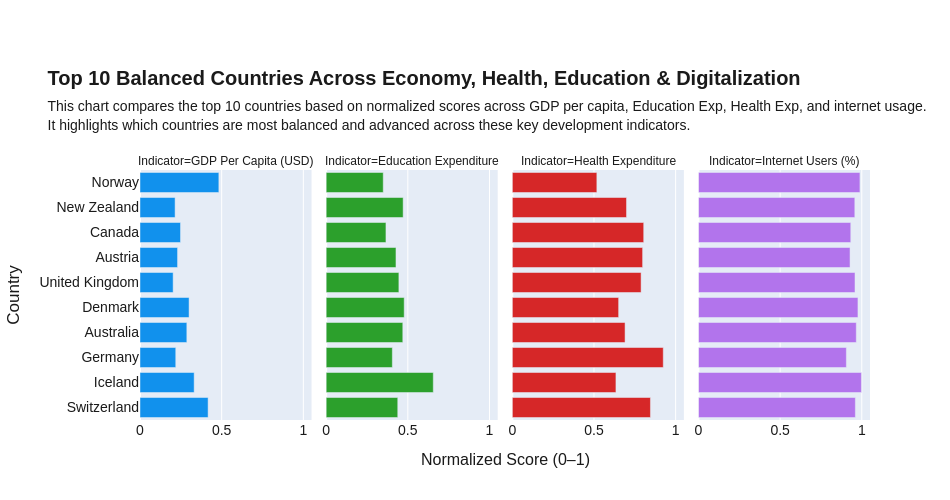

Source (notebook cell):
### Code cell
# Facet bar chart
fig = px.bar(
    top10,
    x='Normalized Score',
    y='Country',
    facet_col='Indicator',
    orientation='h',
    color='Indicator',
    color_discrete_sequence=["#1191ed", "#2ca02c", "#d62728", "#b274ec"],
    title='<b>Top 10 Balanced Countries Across Economy, Health, Education & Digitalization',
    subtitle = 'This chart compares the top 10 countries based on normalized scores across GDP per capita, Education Exp, Health Exp, and internet usage.<br>It highlights which countries are most balanced and advanced across these key development indicators.',
    width=950,
    height=500
)

# Layout adjustments
fig.update_layout(
    title_font_family="Helvetica",
    title_font_size=20,
    title_subtitle_font_size = 14,
    font=dict(family='Helvetica', size=14, color="#1A1A1A"),
    showlegend=False,
    margin={'t':170}
)

# Update all annotation labels (font size and color)
fig.for_each_annotation(lambda a: a.update(font=dict(size=12, color="#1A1A1A")))
# Remove all individual x-axis label and use a single clean label for the entire figure
fig.for_each_xaxis(lambda x: x.update(title_text=None))

# y-axis label
fig.update_layout(yaxis_title="Country")

# X-axis label styling
fig.add_annotation(
    text="Normalized Score (0–1)",
    xref="paper",
    yref="paper",
    x=0.5,
    y=-0.20,
    showarrow=False,
    font=dict(size=16, color="#1A1A1A", family="Helvetica")
)
fig.show()

### Figure 1 — Plotly figure (JSON) as saved in the notebook; plotly's stock layout.template omitted (floating-point values rounded to 4 significant figures)
{"data": [{"hovertemplate": "Indicator=GDP Per Capita (USD)<br>Normalized Score=%{x}<br>Country=%{y}<extra></extra>", "legendgroup": "GDP Per Capita (USD)", "marker": {"color": "#1191ed", "pattern": {"shape": ""}}, "name": "GDP Per Capita (USD)", "orientation": "h", "showlegend": true, "textposition": "auto", "type": "bar", "x": [0.4169, 0.3316, 0.2189, 0.2867, 0.3004, 0.2029, 0.23, 0.248, 0.2148, 0.4828], "xaxis": "x", "y": ["Switzerland", "Iceland", "Germany", "Australia", "Denmark", "United Kingdom", "Austria", "Canada", "New Zealand", "Norway"], "yaxis": "y"}, {"hovertemplate": "Indicator=Education Expenditure<br>Normalized Score=%{x}<br>Country=%{y}<extra></extra>", "legendgroup": "Education Expenditure", "marker": {"color": "#2ca02c", "pattern": {"shape": ""}}, "name": "Education Expenditure", "orientation": "h", "showlegend": true, "textposition": "auto", "type": "bar", "x": [0.4384, 0.6558, 0.4052, 0.4692, 0.4778, 0.4453, 0.4274, 0.3661, 0.4714, 0.3495], "xaxis": "x2", "y": ["Switzerland", "Iceland", "Germany", "Australia", "Denmark", "United Kingdom", "Austria", "Canada", "New Zealand", "Norway"], "yaxis": "y2"}, {"hovertemplate": "Indicator=Health Expenditure<br>Normalized Score=%{x}<br>Country=%{y}<extra></extra>", "legendgroup": "Health Expenditure", "marker": {"color": "#d62728", "pattern": {"shape": ""}}, "name": "Health Expenditure", "orientation": "h", "showlegend": true, "textposition": "auto", "type": "bar", "x": [0.8457, 0.6344, 0.9242, 0.6904, 0.651, 0.7885, 0.7978, 0.8045, 0.6992, 0.5176], "xaxis": "x3", "y": ["Switzerland", "Iceland", "Germany", "Australia", "Denmark", "United Kingdom", "Austria", "Canada", "New Zealand", "Norway"], "yaxis": "y3"}, {"hovertemplate": "Indicator=Internet Users (%)<br>Normalized Score=%{x}<br>Country=%{y}<extra></extra>", "legendgroup": "Internet Users (%)", "marker": {"color": "#b274ec", "pattern": {"shape": ""}}, "name": "Internet Users (%)", "orientation": "h", "showlegend": true, "textposition": "auto", "type": "bar", "x": [0.9607, 0.9978, 0.9056, 0.9663, 0.9764, 0.9584, 0.9281, 0.9326, 0.9573, 0.9888], "xaxis": "x4", "y": ["Switzerland", "Iceland", "Germany", "Australia", "Denmark", "United Kingdom", "Austria", "Canada", "New Zealand", "Norway"], "yaxis": "y4"}], "layout": {"annotations": [{"font": {"color": "#1A1A1A", "size": 12}, "showarrow": false, "text": "Indicator=GDP Per Capita (USD)", "x": 0.1175, "xanchor": "center", "xref": "paper", "y": 1, "yanchor": "bottom", "yref": "paper"}, {"font": {"color": "#1A1A1A", "size": 12}, "showarrow": false, "text": "Indicator=Education Expenditure", "x": 0.3725, "xanchor": "center", "xref": "paper", "y": 1, "yanchor": "bottom", "yref": "paper"}, {"font": {"color": "#1A1A1A", "size": 12}, "showarrow": false, "text": "Indicator=Health Expenditure", "x": 0.6275, "xanchor": "center", "xref": "paper", "y": 1, "yanchor": "bottom", "yref": "paper"}, {"font": {"color": "#1A1A1A", "size": 12}, "showarrow": false, "text": "Indicator=Internet Users (%)", "x": 0.8825, "xanchor": "center", "xref": "paper", "y": 1, "yanchor": "bottom", "yref": "paper"}, {"font": {"color": "#1A1A1A", "family": "Helvetica", "size": 16}, "showarrow": false, "text": "Normalized Score (0–1)", "x": 0.5, "xref": "paper", "y": -0.2, "yref": "paper"}], "barmode": "relative", "font": {"color": "#1A1A1A", "family": "Helvetica", "size": 14}, "height": 500, "legend": {"title": {"text": "Indicator"}, "tracegroupgap": 0}, "margin": {"t": 170}, "showlegend": false, "title": {"font": {"family": "Helvetica", "size": 20}, "subtitle": {"font": {"size": 14}, "text": "This chart compares the top 10 countries based on normalized scores across GDP per capita, Education Exp, Health Exp, and internet usage.<br>It highlights which countries are most balanced and advanced across these key development indicators."}, "text": "<b>Top 10 Balanced Countries Across Economy, Health, Education & Digitalization"}, "width": 950, "xaxis": {"anchor": "y", "domain": [0, 0.235], "title": {}}, "xaxis2": {"anchor": "y2", "domain": [0.255, 0.49], "matches": "x", "title": {}}, "xaxis3": {"anchor": "y3", "domain": [0.51, 0.745], "matches": "x", "title": {}}, "xaxis4": {"anchor": "y4", "domain": [0.765, 1.0], "matches": "x", "title": {}}, "yaxis": {"anchor": "x", "domain": [0, 1], "title": {"text": "Country"}}, "yaxis2": {"anchor": "x2", "domain": [0, 1], "matches": "y", "showticklabels": false}, "yaxis3": {"anchor": "x3", "domain": [0, 1], "matches": "y", "showticklabels": false}, "yaxis4": {"anchor": "x4", "domain": [0, 1], "matches": "y", "showticklabels": false}}}
